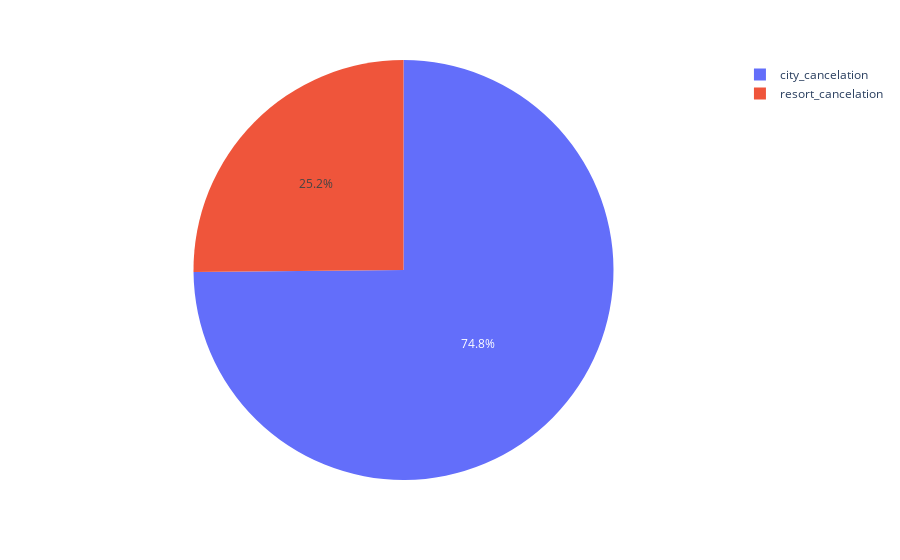

The cell this chart's notebook holds for it:
### Code cell
px.pie(values=[11120,33079],names=['resort_cancelation','city_cancelation'])

### Figure 1 — Plotly figure (JSON) as saved in the notebook; plotly's stock layout.template omitted (floating-point values rounded to 4 significant figures)
{"data": [{"domain": {"x": [0, 1], "y": [0, 1]}, "hovertemplate": "label=%{label}<br>value=%{value}<extra></extra>", "labels": ["resort_cancelation", "city_cancelation"], "legendgroup": "", "name": "", "showlegend": true, "type": "pie", "values": [11120, 33079]}], "layout": {"legend": {"tracegroupgap": 0}, "margin": {"t": 60}}}
